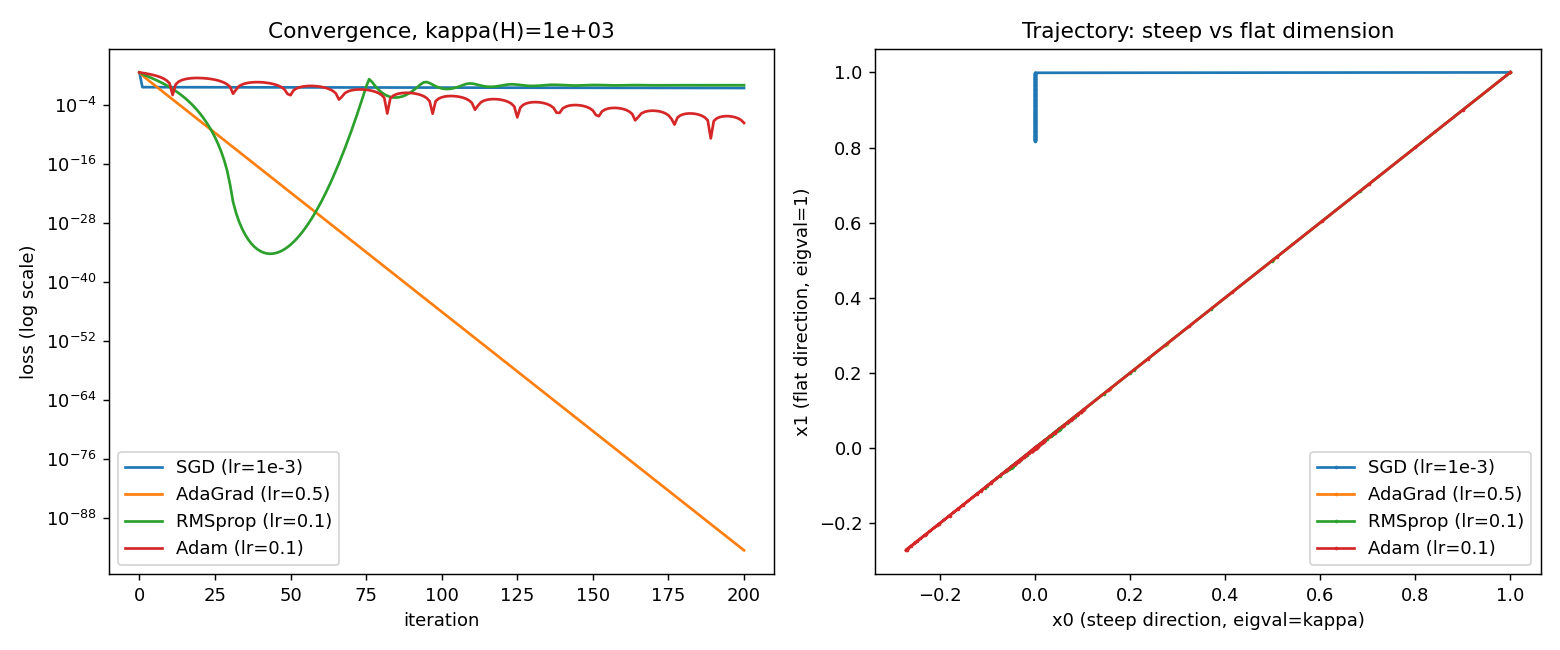

Generate this figure with Python:
"""
EXP 3 — Adaptive Preconditioning in Gradient Descent
Claim (slide 6): vanilla GD oscillates/crawls on ill-conditioned H;
Adam/AdaGrad/RMSprop adapt per-dimension and converge faster.
Test: f(x) = 0.5 * x^T H x, H diagonal with controlled kappa.
"""
import numpy as np
import matplotlib
matplotlib.use("Agg")
import matplotlib.pyplot as plt

np.random.seed(1)

def make_H(kappa, n=2):
    # H = diag(kappa, 1) generalizes to n dims via geomspace
    return np.diag(np.geomspace(kappa, 1.0, n))

def grad(H, x):
    return H @ x

def loss(H, x):
    return 0.5 * x @ H @ x

def run_gd(H, x0, lr, steps):
    x = x0.copy()
    hist = [x.copy()]
    for _ in range(steps):
        x = x - lr * grad(H, x)
        hist.append(x.copy())
    return np.array(hist)

def run_adagrad(H, x0, lr, steps, eps=1e-8):
    x = x0.copy()
    G = np.zeros_like(x)
    hist = [x.copy()]
    for _ in range(steps):
        g = grad(H, x)
        G += g ** 2
        x = x - lr * g / (np.sqrt(G) + eps)
        hist.append(x.copy())
    return np.array(hist)

def run_rmsprop(H, x0, lr, steps, beta=0.9, eps=1e-8):
    x = x0.copy()
    v = np.zeros_like(x)
    hist = [x.copy()]
    for _ in range(steps):
        g = grad(H, x)
        v = beta * v + (1 - beta) * g ** 2
        x = x - lr * g / (np.sqrt(v) + eps)
        hist.append(x.copy())
    return np.array(hist)

def run_adam(H, x0, lr, steps, b1=0.9, b2=0.999, eps=1e-8):
    x = x0.copy()
    m = np.zeros_like(x)
    v = np.zeros_like(x)
    hist = [x.copy()]
    for t in range(1, steps + 1):
        g = grad(H, x)
        m = b1 * m + (1 - b1) * g
        v = b2 * v + (1 - b2) * g ** 2
        m_hat = m / (1 - b1 ** t)
        v_hat = v / (1 - b2 ** t)
        x = x - lr * m_hat / (np.sqrt(v_hat) + eps)
        hist.append(x.copy())
    return np.array(hist)

def run():
    kappa = 1000.0
    H = make_H(kappa, n=2)
    x0 = np.array([1.0, 1.0])
    steps = 200

    results = {
        "SGD (lr=1e-3)": run_gd(H, x0, lr=1e-3, steps=steps),
        "AdaGrad (lr=0.5)": run_adagrad(H, x0, lr=0.5, steps=steps),
        "RMSprop (lr=0.1)": run_rmsprop(H, x0, lr=0.1, steps=steps),
        "Adam (lr=0.1)": run_adam(H, x0, lr=0.1, steps=steps),
    }

    print(f"kappa(H) = {kappa:.1e}")
    print(f"{'Optimizer':<20} | {'loss @ step 0':>14} | {'loss @ step 50':>14} | {'loss @ step 200':>15}")
    print("-" * 70)
    for name, hist in results.items():
        losses = np.array([loss(H, x) for x in hist])
        print(f"{name:<20} | {losses[0]:14.4e} | {losses[50]:14.4e} | {losses[-1]:15.4e}")

    fig, axes = plt.subplots(1, 2, figsize=(12, 5))
    for name, hist in results.items():
        losses = np.array([loss(H, x) for x in hist])
        axes[0].plot(losses, label=name)
    axes[0].set_yscale("log")
    axes[0].set_xlabel("iteration")
    axes[0].set_ylabel("loss (log scale)")
    axes[0].set_title(f"Convergence, kappa(H)={kappa:.0e}")
    axes[0].legend()

    # trajectory in parameter space (steep dim vs flat dim)
    for name, hist in results.items():
        axes[1].plot(hist[:, 0], hist[:, 1], marker=".", markersize=2, label=name)
    axes[1].set_xlabel("x0 (steep direction, eigval=kappa)")
    axes[1].set_ylabel("x1 (flat direction, eigval=1)")
    axes[1].set_title("Trajectory: steep vs flat dimension")
    axes[1].legend()
    plt.tight_layout()
    plt.savefig("/home/claude/experiments/exp3_optimizer_comparison.png", dpi=130)
    print("\nSaved plot: exp3_optimizer_comparison.png")

if __name__ == "__main__":
    run()
